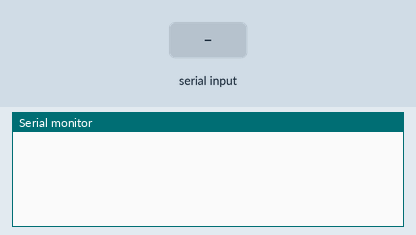
A sketch run on a simulated Arduino Uno, built with avr-gcc and run on an emulated ATmega328P. Parts: the last lines printed to the serial monitor. The inputs (shaded band) are chosen by the test bench.

Above: at 1.2 s.
1.3 s: "90,45\n" received over Serial
At 2.4 s:
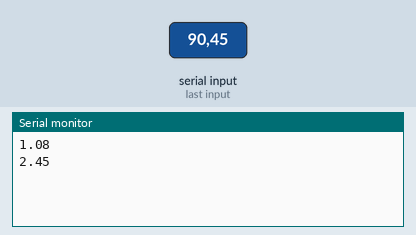
2.8 s: "30,150\n" received over Serial
At 3.5 s:
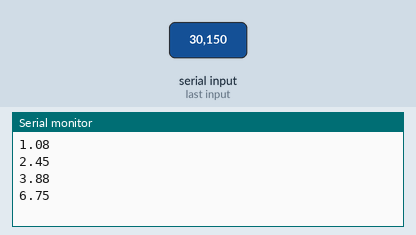
Timing chart, 0 to 5.8 s (numbered marks = the images above; inputs shaded):
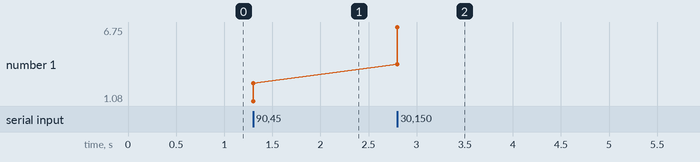

Measured:
- after the input at 1.3 s, the serial monitor: prints a new line at once (image 1)
- after the input at 2.8 s, the serial monitor: prints a new line at once (image 2)
- plotted number 1: 2.45 → 6.75 after the input at 2.8 s

The sketch:

filtro.ino
```cpp
// Configurações do filtro passa-baixa
float cutoff_freq = 20;  // Frequência de corte desejada em Hz
float sampling_freq = 1024;  // Frequência de amostragem em Hz
float alpha;
float outputStages[2];
float prevOutputs[2];

void setup() {
  Serial.begin(115200);
  // Cálculo de alpha baseado nas frequências
  alpha = (2 * 3.1416 * cutoff_freq) / (sampling_freq + 2 * 3.1416 * cutoff_freq);

}

void loop() {
  if (Serial.available()) {
    float inputSignal = Serial.parseFloat();
    Serial.read();


    for (int i = 0; i < 2; i++) {
      if (i == 0) {

        outputStages[i] = alpha * inputSignal + (1 - alpha) * prevOutputs[i];
      } else {

        outputStages[i] = alpha * outputStages[i - 1] + (1 - alpha) * prevOutputs[i];
      }
    }

    // Envia a saída do terceiro estágio
    Serial.println(outputStages[1]);

    // Atualiza as saídas anteriores para a próxima iteração
    for (int i = 0; i < 2; i++) {
      prevOutputs[i] = outputStages[i];
    }
  }
}
```
